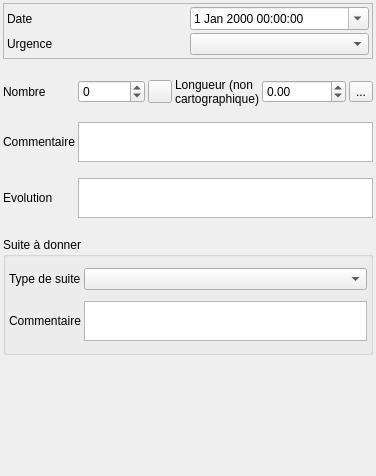
<?xml version="1.0" encoding="UTF-8"?>
<ui version="4.0">
 <class>Form</class>
 <widget class="QWidget" name="Form">
  <property name="geometry">
   <rect>
    <x>0</x>
    <y>0</y>
    <width>347</width>
    <height>476</height>
   </rect>
  </property>
  <property name="windowTitle">
   <string>Form</string>
  </property>
  <layout class="QVBoxLayout" name="verticalLayout">
   <property name="spacing">
    <number>3</number>
   </property>
   <property name="leftMargin">
    <number>3</number>
   </property>
   <property name="topMargin">
    <number>3</number>
   </property>
   <property name="rightMargin">
    <number>3</number>
   </property>
   <property name="bottomMargin">
    <number>3</number>
   </property>
   <item>
    <widget class="QFrame" name="frame">
     <property name="frameShape">
      <enum>QFrame::StyledPanel</enum>
     </property>
     <property name="frameShadow">
      <enum>QFrame::Raised</enum>
     </property>
     <layout class="QGridLayout" name="gridLayout_3">
      <property name="leftMargin">
       <number>3</number>
      </property>
      <property name="topMargin">
       <number>3</number>
      </property>
      <property name="rightMargin">
       <number>3</number>
      </property>
      <property name="bottomMargin">
       <number>3</number>
      </property>
      <property name="spacing">
       <number>3</number>
      </property>
      <item row="0" column="0">
       <widget class="QLabel" name="label">
        <property name="text">
         <string>Date</string>
        </property>
       </widget>
      </item>
      <item row="1" column="0">
       <widget class="QLabel" name="label_5">
        <property name="text">
         <string>Urgence</string>
        </property>
       </widget>
      </item>
      <item row="1" column="1">
       <widget class="QComboBox" name="comboBox_urgence"/>
      </item>
      <item row="0" column="1">
       <widget class="QDateTimeEdit" name="dateTimeEdit">
        <property name="calendarPopup">
         <bool>true</bool>
        </property>
       </widget>
      </item>
     </layout>
    </widget>
   </item>
   <item>
    <widget class="QStackedWidget" name="stackedWidget">
     <property name="currentIndex">
      <number>0</number>
     </property>
     <widget class="QWidget" name="page_infra">
      <layout class="QGridLayout" name="gridLayout" columnstretch="0,0,0,0,0,0">
       <property name="leftMargin">
        <number>0</number>
       </property>
       <property name="topMargin">
        <number>3</number>
       </property>
       <property name="rightMargin">
        <number>0</number>
       </property>
       <property name="bottomMargin">
        <number>3</number>
       </property>
       <property name="spacing">
        <number>3</number>
       </property>
       <item row="5" column="0">
        <widget class="QLabel" name="label_6">
         <property name="text">
          <string>Evolution</string>
         </property>
         <property name="wordWrap">
          <bool>true</bool>
         </property>
        </widget>
       </item>
       <item row="1" column="1">
        <widget class="QSpinBox" name="spinBox_nombre">
         <property name="minimum">
          <number>-1</number>
         </property>
         <property name="maximum">
          <number>999999</number>
         </property>
        </widget>
       </item>
       <item row="1" column="3">
        <widget class="QLabel" name="label_11">
         <property name="text">
          <string>Longueur (non cartographique)</string>
         </property>
         <property name="wordWrap">
          <bool>true</bool>
         </property>
        </widget>
       </item>
       <item row="3" column="0">
        <widget class="QLabel" name="label_7">
         <property name="text">
          <string>Commentaire</string>
         </property>
         <property name="wordWrap">
          <bool>true</bool>
         </property>
        </widget>
       </item>
       <item row="1" column="0">
        <widget class="QLabel" name="label_2">
         <property name="text">
          <string>Nombre</string>
         </property>
         <property name="wordWrap">
          <bool>true</bool>
         </property>
        </widget>
       </item>
       <item row="1" column="2">
        <widget class="QToolButton" name="toolButton_calc_nb">
         <property name="text">
          <string/>
         </property>
         <property name="icon">
          <iconset>
           <normaloff>:/plugins/Lamia/icons/numpad.png</normaloff>:/plugins/Lamia/icons/numpad.png</iconset>
         </property>
        </widget>
       </item>
       <item row="1" column="4">
        <widget class="QDoubleSpinBox" name="doubleSpinBox_longueur">
         <property name="minimum">
          <double>-1.000000000000000</double>
         </property>
         <property name="maximum">
          <double>999999.000000000000000</double>
         </property>
        </widget>
       </item>
       <item row="1" column="5">
        <widget class="QToolButton" name="toolButton_longueur">
         <property name="text">
          <string>...</string>
         </property>
        </widget>
       </item>
       <item row="3" column="1" colspan="5">
        <widget class="QTextEdit" name="textEdit_comm">
         <property name="sizePolicy">
          <sizepolicy hsizetype="Expanding" vsizetype="Expanding">
           <horstretch>0</horstretch>
           <verstretch>0</verstretch>
          </sizepolicy>
         </property>
         <property name="maximumSize">
          <size>
           <width>16777215</width>
           <height>40</height>
          </size>
         </property>
        </widget>
       </item>
       <item row="5" column="1" colspan="5">
        <widget class="QTextEdit" name="textEdit_evolution">
         <property name="sizePolicy">
          <sizepolicy hsizetype="Expanding" vsizetype="Expanding">
           <horstretch>0</horstretch>
           <verstretch>0</verstretch>
          </sizepolicy>
         </property>
         <property name="maximumSize">
          <size>
           <width>16777215</width>
           <height>40</height>
          </size>
         </property>
        </widget>
       </item>
      </layout>
     </widget>
     <widget class="QWidget" name="page_equip">
      <layout class="QVBoxLayout" name="verticalLayout_3">
       <property name="spacing">
        <number>3</number>
       </property>
       <property name="leftMargin">
        <number>0</number>
       </property>
       <property name="topMargin">
        <number>9</number>
       </property>
       <property name="rightMargin">
        <number>0</number>
       </property>
       <property name="bottomMargin">
        <number>9</number>
       </property>
       <item>
        <widget class="QStackedWidget" name="stackedWidget_2">
         <property name="currentIndex">
          <number>0</number>
         </property>
         <widget class="QWidget" name="page">
          <layout class="QGridLayout" name="gridLayout_2">
           <property name="leftMargin">
            <number>0</number>
           </property>
           <property name="rightMargin">
            <number>0</number>
           </property>
           <item row="2" column="0">
            <spacer name="verticalSpacer_2">
             <property name="orientation">
              <enum>Qt::Vertical</enum>
             </property>
             <property name="sizeHint" stdset="0">
              <size>
               <width>20</width>
               <height>40</height>
              </size>
             </property>
            </spacer>
           </item>
           <item row="0" column="1">
            <widget class="QComboBox" name="comboBox_etatgen"/>
           </item>
           <item row="0" column="0">
            <widget class="QLabel" name="label_3">
             <property name="text">
              <string>Etat général</string>
             </property>
             <property name="wordWrap">
              <bool>true</bool>
             </property>
            </widget>
           </item>
           <item row="1" column="0">
            <widget class="QLabel" name="label_10">
             <property name="text">
              <string>Commentaire</string>
             </property>
             <property name="wordWrap">
              <bool>true</bool>
             </property>
            </widget>
           </item>
           <item row="1" column="1">
            <widget class="QTextBrowser" name="textBrowser_etatgencom">
             <property name="maximumSize">
              <size>
               <width>16777215</width>
               <height>60</height>
              </size>
             </property>
            </widget>
           </item>
          </layout>
         </widget>
         <widget class="QWidget" name="page_2">
          <layout class="QHBoxLayout" name="horizontalLayout_2">
           <property name="leftMargin">
            <number>0</number>
           </property>
           <property name="rightMargin">
            <number>0</number>
           </property>
           <item>
            <widget class="QTabWidget" name="tabWidget">
             <property name="currentIndex">
              <number>4</number>
             </property>
             <widget class="QWidget" name="tab">
              <attribute name="title">
               <string>Vantellerie</string>
              </attribute>
              <layout class="QVBoxLayout" name="verticalLayout_4">
               <item>
                <widget class="QComboBox" name="comboBox_etatvantellerie"/>
               </item>
               <item>
                <widget class="QTextBrowser" name="textBrowser_vanteleriecom">
                 <property name="maximumSize">
                  <size>
                   <width>16777215</width>
                   <height>40</height>
                  </size>
                 </property>
                 <property name="readOnly">
                  <bool>false</bool>
                 </property>
                </widget>
               </item>
              </layout>
             </widget>
             <widget class="QWidget" name="tab_2">
              <attribute name="title">
               <string>Génie civil</string>
              </attribute>
              <layout class="QVBoxLayout" name="verticalLayout_5">
               <item>
                <widget class="QComboBox" name="comboBox_etatGC"/>
               </item>
               <item>
                <widget class="QTextBrowser" name="textBrowser_etatGC">
                 <property name="maximumSize">
                  <size>
                   <width>16777215</width>
                   <height>40</height>
                  </size>
                 </property>
                 <property name="readOnly">
                  <bool>false</bool>
                 </property>
                </widget>
               </item>
              </layout>
             </widget>
             <widget class="QWidget" name="tab_3">
              <attribute name="title">
               <string>Manoeuvre</string>
              </attribute>
              <layout class="QVBoxLayout" name="verticalLayout_6">
               <item>
                <widget class="QComboBox" name="comboBox_manoeuvre"/>
               </item>
               <item>
                <widget class="QTextBrowser" name="textBrowser_manoeuvre">
                 <property name="maximumSize">
                  <size>
                   <width>16777215</width>
                   <height>40</height>
                  </size>
                 </property>
                 <property name="readOnly">
                  <bool>false</bool>
                 </property>
                </widget>
               </item>
              </layout>
             </widget>
             <widget class="QWidget" name="tab_4">
              <attribute name="title">
               <string>Etancheite</string>
              </attribute>
              <layout class="QVBoxLayout" name="verticalLayout_7">
               <item>
                <widget class="QCheckBox" name="checkBox_etancheite">
                 <property name="text">
                  <string>Ouvrage etanche</string>
                 </property>
                </widget>
               </item>
               <item>
                <widget class="QTextBrowser" name="textBrowser__etancheite">
                 <property name="maximumSize">
                  <size>
                   <width>16777215</width>
                   <height>40</height>
                  </size>
                 </property>
                 <property name="readOnly">
                  <bool>false</bool>
                 </property>
                </widget>
               </item>
              </layout>
             </widget>
             <widget class="QWidget" name="tab_7">
              <attribute name="title">
               <string>Envasement</string>
              </attribute>
              <layout class="QVBoxLayout" name="verticalLayout_8">
               <item>
                <widget class="QComboBox" name="comboBox_envas"/>
               </item>
               <item>
                <widget class="QTextBrowser" name="textBrowser_envascom">
                 <property name="maximumSize">
                  <size>
                   <width>16777215</width>
                   <height>60</height>
                  </size>
                 </property>
                 <property name="readOnly">
                  <bool>false</bool>
                 </property>
                </widget>
               </item>
              </layout>
             </widget>
            </widget>
           </item>
          </layout>
         </widget>
         <widget class="QWidget" name="page_4">
          <layout class="QHBoxLayout" name="horizontalLayout">
           <property name="leftMargin">
            <number>0</number>
           </property>
           <property name="rightMargin">
            <number>0</number>
           </property>
           <item>
            <widget class="QTabWidget" name="tabWidget_2">
             <property name="currentIndex">
              <number>1</number>
             </property>
             <widget class="QWidget" name="tab_6">
              <attribute name="title">
               <string>Génie civil</string>
              </attribute>
              <layout class="QVBoxLayout" name="verticalLayout_9">
               <item>
                <widget class="QComboBox" name="comboBox_etatGC_2"/>
               </item>
               <item>
                <widget class="QTextBrowser" name="textBrowser_etatGC_2">
                 <property name="maximumSize">
                  <size>
                   <width>16777215</width>
                   <height>40</height>
                  </size>
                 </property>
                 <property name="readOnly">
                  <bool>false</bool>
                 </property>
                </widget>
               </item>
              </layout>
             </widget>
             <widget class="QWidget" name="tab_5">
              <attribute name="title">
               <string>Envasement</string>
              </attribute>
              <layout class="QVBoxLayout" name="verticalLayout_10">
               <item>
                <widget class="QComboBox" name="comboBox_envas2"/>
               </item>
               <item>
                <widget class="QTextBrowser" name="textBrowser_envascom2">
                 <property name="maximumSize">
                  <size>
                   <width>16777215</width>
                   <height>60</height>
                  </size>
                 </property>
                 <property name="readOnly">
                  <bool>false</bool>
                 </property>
                </widget>
               </item>
              </layout>
             </widget>
            </widget>
           </item>
          </layout>
         </widget>
        </widget>
       </item>
      </layout>
     </widget>
     <widget class="QWidget" name="page_3">
      <layout class="QVBoxLayout" name="verticalLayout_2">
       <property name="leftMargin">
        <number>0</number>
       </property>
       <property name="rightMargin">
        <number>0</number>
       </property>
       <item>
        <widget class="QLabel" name="label_9">
         <property name="text">
          <string>Equip</string>
         </property>
        </widget>
       </item>
      </layout>
     </widget>
    </widget>
   </item>
   <item>
    <widget class="QGroupBox" name="groupBox">
     <property name="title">
      <string>Suite à donner</string>
     </property>
     <layout class="QGridLayout" name="gridLayout_4">
      <property name="leftMargin">
       <number>3</number>
      </property>
      <property name="topMargin">
       <number>3</number>
      </property>
      <property name="rightMargin">
       <number>3</number>
      </property>
      <property name="bottomMargin">
       <number>3</number>
      </property>
      <property name="spacing">
       <number>3</number>
      </property>
      <item row="1" column="0">
       <widget class="QLabel" name="label_8">
        <property name="text">
         <string>Commentaire</string>
        </property>
        <property name="wordWrap">
         <bool>true</bool>
        </property>
       </widget>
      </item>
      <item row="0" column="1">
       <widget class="QComboBox" name="comboBox_typesuite"/>
      </item>
      <item row="1" column="1">
       <widget class="QTextEdit" name="textEdit_suite">
        <property name="sizePolicy">
         <sizepolicy hsizetype="Expanding" vsizetype="Expanding">
          <horstretch>0</horstretch>
          <verstretch>0</verstretch>
         </sizepolicy>
        </property>
        <property name="maximumSize">
         <size>
          <width>16777215</width>
          <height>40</height>
         </size>
        </property>
       </widget>
      </item>
      <item row="0" column="0">
       <widget class="QLabel" name="label_4">
        <property name="text">
         <string>Type de suite</string>
        </property>
        <property name="wordWrap">
         <bool>true</bool>
        </property>
       </widget>
      </item>
     </layout>
    </widget>
   </item>
   <item>
    <spacer name="verticalSpacer">
     <property name="orientation">
      <enum>Qt::Vertical</enum>
     </property>
     <property name="sizeHint" stdset="0">
      <size>
       <width>20</width>
       <height>40</height>
      </size>
     </property>
    </spacer>
   </item>
  </layout>
 </widget>
 <resources/>
 <connections/>
</ui>
